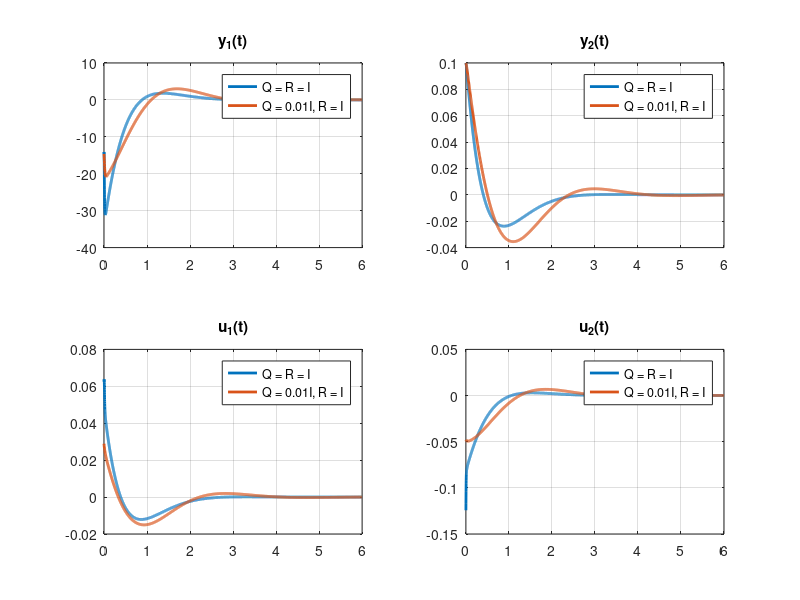

Reproduce this figure in MATLAB.
%% Settings
clearvars
close all
clc
format short
%% Linearized Longitudinal Dynamics of Flexible Bomber Aircraft
A = [0.4158,1.025,-0.00267,-0.0001106,-0.08021,0;
    -5.5,-0.8302,-0.06549,-0.0039,-5.115,0.809;
    0,0,0,1,0,0;
    -1040,-78.35,-34.83,-0.6214,-865.6,-631;
    0,0,0,0,-75,0;
    0,0,0,0,0,-100];
B = [zeros(4,2);75,0;0,100];
C = [-1491,-146.43,-40.2,-0.9412,-1285,-564.66;
    0,1,zeros(1,4)];
D = zeros(2,2);
n = size(A,1); % number of states
m = size(B,2); % number of inputs
l = size(C,1); % number of outputs
%% LQR Weighting Matrices
% Design 1 (Equal weightage to actuator effort and response decay)
R1 = eye(m,m); % Control Cost Matrix
Q1 = eye(n,n); % State-weighing matrix
% Design 2 (Actuator Effort is 100 times more important than response decay)
R2 = eye(m,m);
Q2 = 0.01*eye(n,n);

%% Pre-requisite for LQR
if rank(ctrb(A,B)) == n && rank(obsv(A,C)) == n
    fprintf("Pre-requisites for LQR met\n");
end
%% Solving Algebraic Riccati Equation for Optimal K
[K01,P1,clEig1] = lqr(A,B,Q1,R1)
[K02,P2,clEig2] = lqr(A,B,Q2,R2)
%% Time-Domain Response
% Initial Condition
x0 = [0;0.1;zeros(4,1)];
% Optimal Closed-Loop systems
Acl1 = A - B*K01;
Ccl1 = C - D*K01;
Acl2 = A - B*K02;
Ccl2 = C - D*K02;
sysCL1 = ss(Acl1,zeros(size(B)),Ccl1,zeros(size(D)));
sysCL2 = ss(Acl2,zeros(size(B)),Ccl2,zeros(size(D)));
[y1,t1,x1] = initial(sysCL1,x0);
[y2,t2,x2] = initial(sysCL2,x0);
for ii = 1:length(t1)
    u1(ii,:) = -K01*x1(ii,:)'; % Actuator Effort
end
for ii = 1:length(t2)
    u2(ii,:) = -K02*x2(ii,:)'; % Actuator Effort
end


figure
subplot(2,2,1)
plot(t1,y1(:,1),'DisplayName','Q = R = I','LineWidth',2)
hold on
plot(t2,y2(:,1),'DisplayName','Q = 0.01I, R = I','LineWidth',2)
legend
grid on
title("y_1(t)")

subplot(2,2,2)
plot(t1,y1(:,2),'DisplayName','Q = R = I','LineWidth',2)
hold on
plot(t2,y2(:,2),'DisplayName','Q = 0.01I, R = I','LineWidth',2)
legend
grid on
title("y_2(t)")

subplot(2,2,3)
plot(t1,u1(:,1),'DisplayName','Q = R = I','LineWidth',2)
hold on
plot(t2,u2(:,1),'DisplayName','Q = 0.01I, R = I','LineWidth',2)
legend
grid on
title("u_1(t)")

subplot(2,2,4)
plot(t1,u1(:,2),'DisplayName','Q = R = I','LineWidth',2)
hold on
plot(t2,u2(:,2),'DisplayName','Q = 0.01I, R = I','LineWidth',2)
legend
grid on
title("u_2(t)")